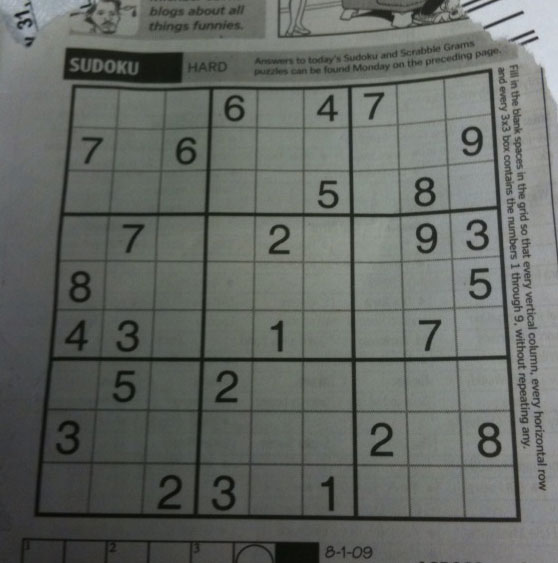
#> input picture test 1/sudoku.png, 558 x 563 px
$ python tresholding.py
#> lines starting #> are read from the running program, lines starting #| are printed output that depends on the picture; after the words box and inside, x2 and y2 are one past the last pixel; in counts of white or black regions, pixels touching at a corner belong together
import cv2 as cv
import numpy as np
import matplotlib.pyplot as plt

img = cv.imread('sudoku.png', 0)
#> img: shape (563, 558); min 7, max 218, mean 101.8
_, th1 = cv.threshold(img, 127, 255, cv.THRESH_BINARY)
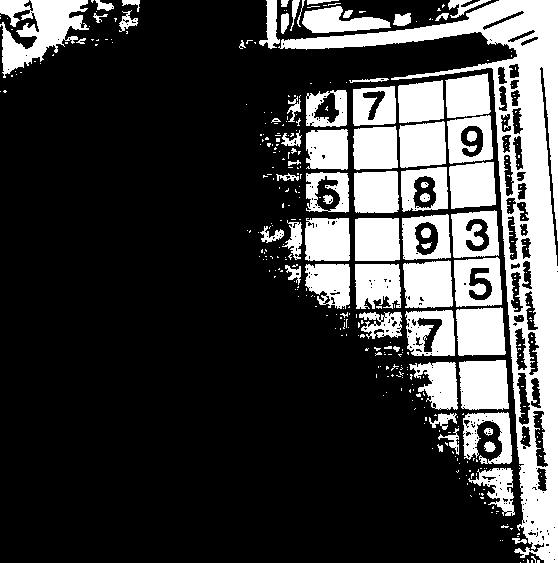
#> th1: shape (563, 558); 25.3% white; 376 white regions (307 under 20 px), largest, box (x1, y1, x2, y2) and area: (278, 0, 558, 563) 25952, (0, 0, 89, 78) 3634, (459, 360, 509, 410) 2273
th2 = cv.adaptiveThreshold(img, 255, cv.ADAPTIVE_THRESH_MEAN_C, cv.THRESH_BINARY, 11, 3)
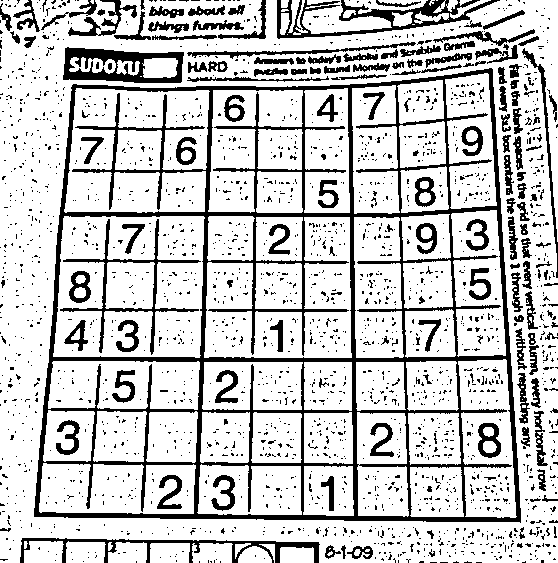
#> th2: shape (563, 558); 78.9% white; 2225 black regions (2067 under 20 px), largest, box (x1, y1, x2, y2) and area: (34, 68, 521, 523) 27921, (277, 0, 500, 39) 2480, (63, 47, 184, 83) 2270
th3 = cv.adaptiveThreshold(img, 255, cv.ADAPTIVE_THRESH_GAUSSIAN_C, cv.THRESH_BINARY, 11, 3)
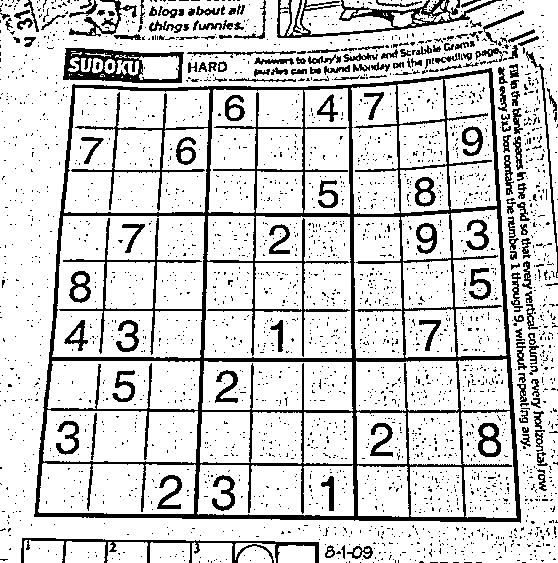
#> th3: shape (563, 558); 82.3% white; 2744 black regions (2573 under 20 px), largest, box (x1, y1, x2, y2) and area: (34, 68, 521, 523) 25487, (277, 0, 502, 38) 2069, (63, 48, 184, 83) 1998

titles =['img', 'BINARY', 'MEAN_C', 'GAUSSIAN_C']
images = [img, th1, th2, th3]

for i in range(4):
    plt.subplot(2, 2, i+1), plt.imshow(images[i], 'gray')
    plt.title(titles[i])
    # [5 lines of commented-out code are left out]

plt.show()
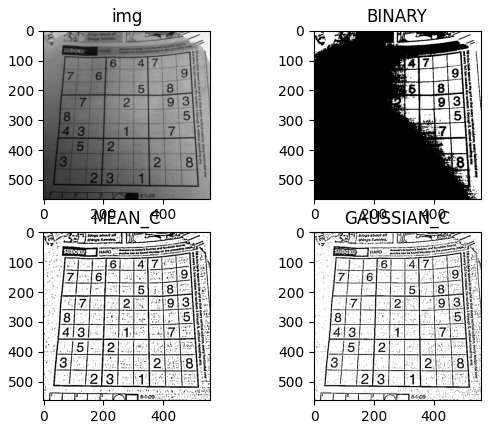
#> figure drawn by matplotlib, 4 panels
cv.waitKey(0)
cv.destroyAllWindows()

$ run again, with test 1/gradient.png copied over test 1/sudoku.png
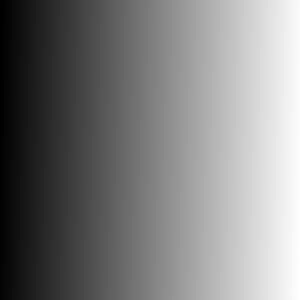
#> input picture test 1/gradient.png, 300 x 300 px
#> `_, th1 = cv.threshold(img, 127, 255, cv.THRESH_BINARY)`:
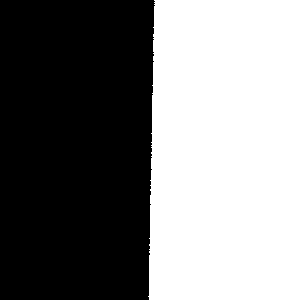
#> th1: shape (300, 300); 49.5% white; 1 white region, box (x1, y1, x2, y2) and area: (148, 0, 300, 300) 44573
#> th2: shape (300, 300); every value is 255
#> `plt.show()`:
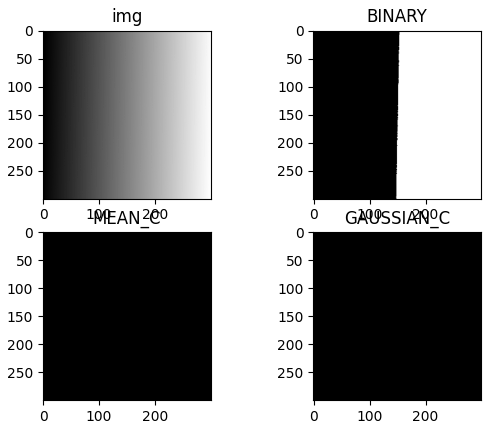
#> figure drawn by matplotlib, 4 panels

$ run again, with test 1/Road2.jpg saved as test 1/sudoku.png
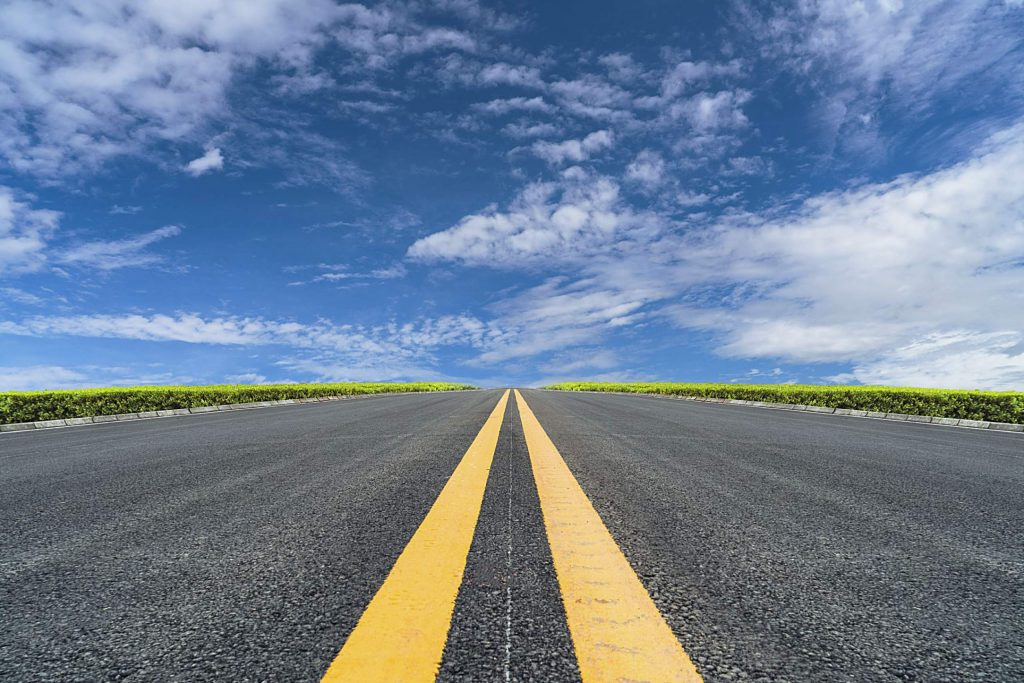
#> input picture test 1/Road2.jpg, 1024 x 683 px
#> `_, th1 = cv.threshold(img, 127, 255, cv.THRESH_BINARY)`:
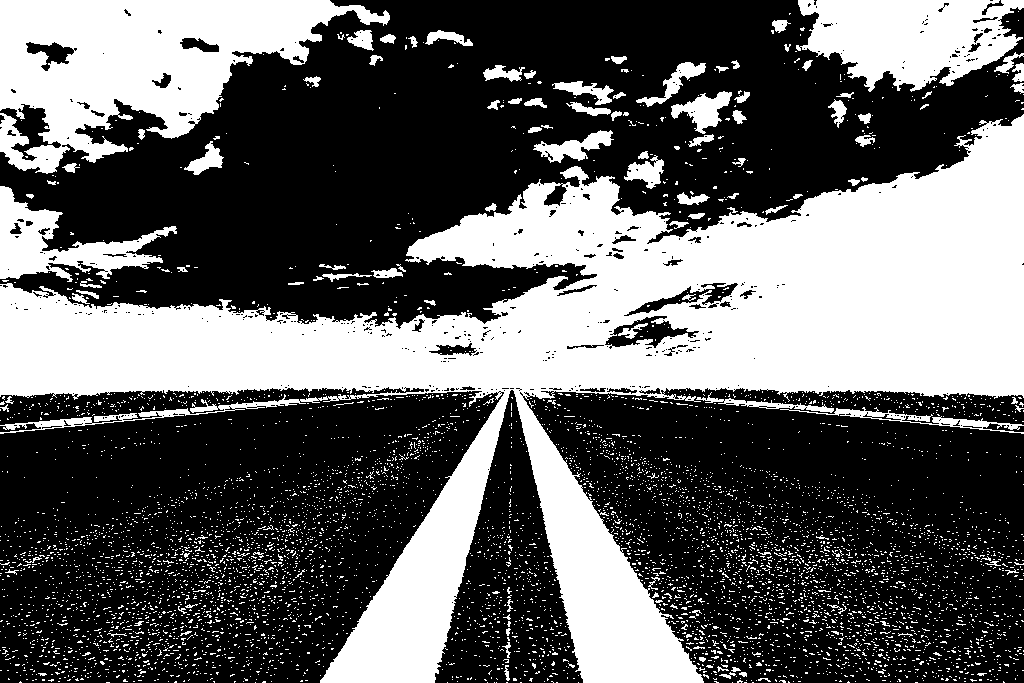
#> th1: shape (683, 1024); 38.5% white; 6418 white regions (6301 under 20 px), largest, box (x1, y1, x2, y2) and area: (0, 114, 1024, 683) 182988, (0, 0, 390, 174) 34592, (796, 0, 1024, 92) 14157
#> th2: shape (683, 1024); 65.4% white; black in thin lines or dots
#> `th3 = cv.adaptiveThreshold(img, 255, cv.ADAPTIVE_THRESH_GAUSSIAN_C, cv..`:
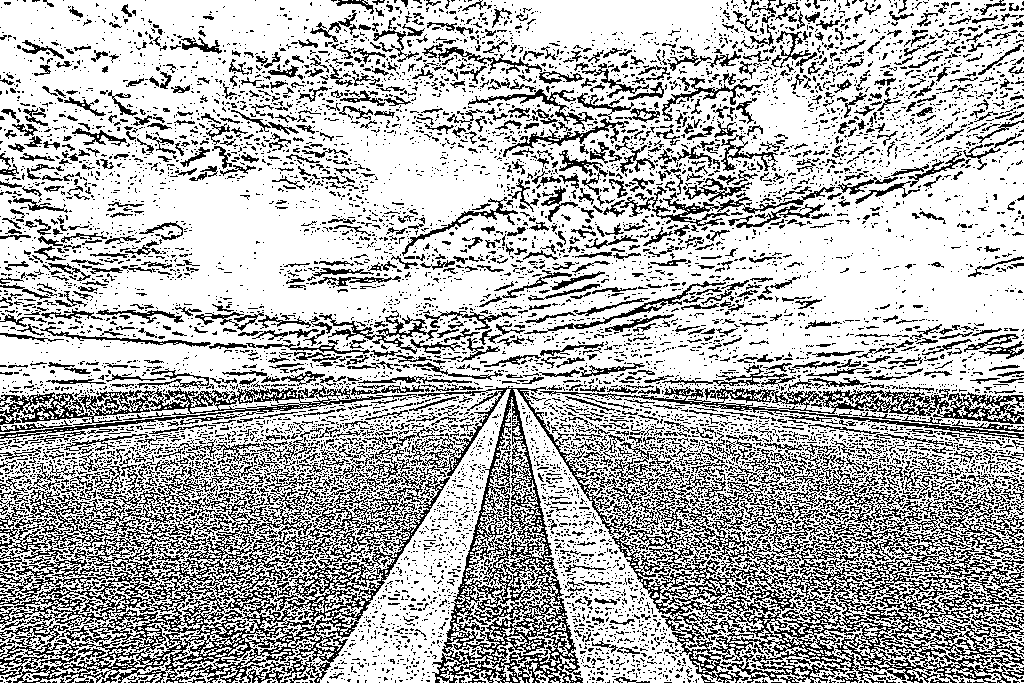
#> th3: shape (683, 1024); 70.4% white; black in thin lines or dots
